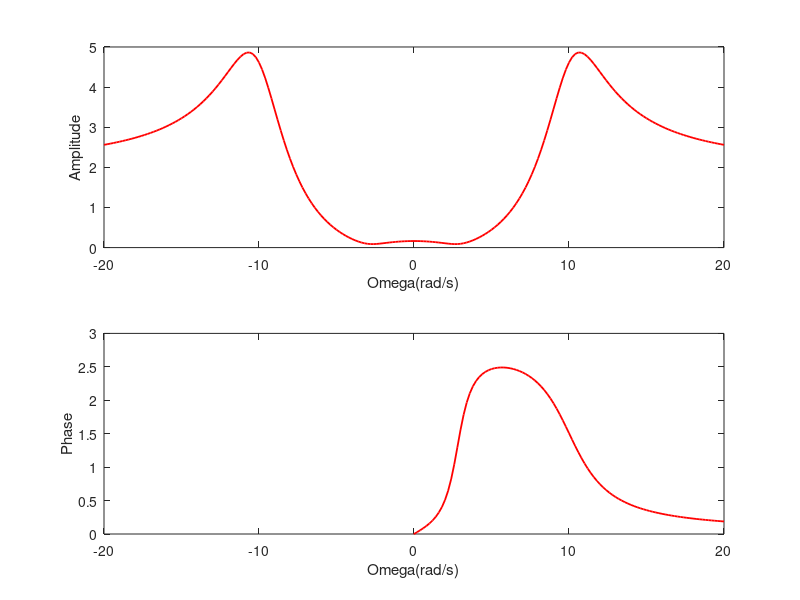

Write MATLAB code to recreate this figure.
% Author : Malitha Dilshan
% Title  : Lab 03-Part2: Frequency Response and Bode Plots in MATLAB
% Date   : 2017-09-30

clear all;
close all;


% H(s) = 2*s^2+2*s+17/(s^2+4*s+104)
b = [2 3 17]; % Numerator coefficients
a = [1 4 104]; % Demoninator coefficients

omega = -20:0.2:20;
H = freqs(b,a,omega);

amplitude = abs(H);  % get the amplitude of the frequency components
angles = angle(H);   % get the angles of the frequency components   
%display(angles);

subplot(2,1,1)
plot(omega,amplitude,'r','linewidth',1.3);
axis([-20 20 0 5]);
xlabel('Omega(rad/s)');
ylabel('Amplitude');

subplot(2,1,2)
plot(omega,angles,'r','linewidth',1.3);
axis([-20 20 0 3]);
xlabel('Omega(rad/s)');
ylabel('Phase');